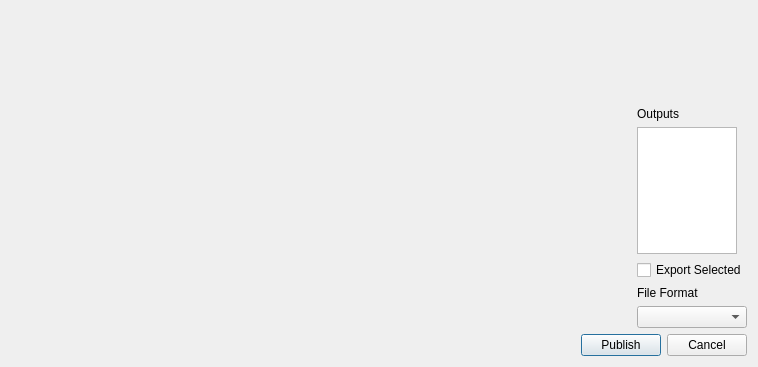
<?xml version="1.0" encoding="UTF-8"?>
<ui version="4.0">
 <class>export_Wizard</class>
 <widget class="QDialog" name="export_Wizard">
  <property name="geometry">
   <rect>
    <x>0</x>
    <y>0</y>
    <width>758</width>
    <height>367</height>
   </rect>
  </property>
  <property name="windowTitle">
   <string>Dialog</string>
  </property>
  <layout class="QVBoxLayout" name="verticalLayout_2">
   <item>
    <layout class="QHBoxLayout" name="main_layout">
     <property name="topMargin">
      <number>0</number>
     </property>
     <item>
      <widget class="AssetListView" name="asset_list" native="true">
       <property name="sizePolicy">
        <sizepolicy hsizetype="Fixed" vsizetype="Preferred">
         <horstretch>0</horstretch>
         <verstretch>0</verstretch>
        </sizepolicy>
       </property>
       <property name="minimumSize">
        <size>
         <width>230</width>
         <height>0</height>
        </size>
       </property>
      </widget>
     </item>
     <item>
      <layout class="QVBoxLayout" name="asset_details_pipeline_layout">
       <property name="leftMargin">
        <number>0</number>
       </property>
       <item>
        <widget class="AssetDetailsView" name="asset_details" native="true">
         <property name="sizePolicy">
          <sizepolicy hsizetype="Preferred" vsizetype="Fixed">
           <horstretch>0</horstretch>
           <verstretch>0</verstretch>
          </sizepolicy>
         </property>
         <property name="minimumSize">
          <size>
           <width>0</width>
           <height>90</height>
          </size>
         </property>
        </widget>
       </item>
       <item>
        <layout class="QHBoxLayout" name="pipeline_outputs_layout">
         <property name="topMargin">
          <number>0</number>
         </property>
         <property name="rightMargin">
          <number>0</number>
         </property>
         <item>
          <widget class="PipelineViewerView" name="pipeline_viewer" native="true">
           <property name="sizePolicy">
            <sizepolicy hsizetype="MinimumExpanding" vsizetype="Preferred">
             <horstretch>0</horstretch>
             <verstretch>0</verstretch>
            </sizepolicy>
           </property>
          </widget>
         </item>
         <item>
          <layout class="QVBoxLayout" name="verticalLayout">
           <property name="leftMargin">
            <number>0</number>
           </property>
           <item>
            <widget class="QLabel" name="outputs_label">
             <property name="text">
              <string>Outputs</string>
             </property>
            </widget>
           </item>
           <item>
            <widget class="QListWidget" name="outputs_list">
             <property name="sizePolicy">
              <sizepolicy hsizetype="Fixed" vsizetype="Expanding">
               <horstretch>0</horstretch>
               <verstretch>0</verstretch>
              </sizepolicy>
             </property>
             <property name="maximumSize">
              <size>
               <width>100</width>
               <height>16777215</height>
              </size>
             </property>
            </widget>
           </item>
           <item>
            <widget class="QCheckBox" name="export_selected_checkbox">
             <property name="text">
              <string>Export Selected</string>
             </property>
            </widget>
           </item>
           <item>
            <widget class="QLabel" name="file_format_label">
             <property name="text">
              <string>File Format</string>
             </property>
            </widget>
           </item>
           <item>
            <widget class="QComboBox" name="file_format_combobox"/>
           </item>
          </layout>
         </item>
        </layout>
       </item>
      </layout>
     </item>
    </layout>
   </item>
   <item>
    <layout class="QHBoxLayout" name="horizontalLayout_4">
     <property name="topMargin">
      <number>0</number>
     </property>
     <item>
      <spacer name="horizontalSpacer_2">
       <property name="orientation">
        <enum>Qt::Horizontal</enum>
       </property>
       <property name="sizeHint" stdset="0">
        <size>
         <width>40</width>
         <height>20</height>
        </size>
       </property>
      </spacer>
     </item>
     <item>
      <widget class="QPushButton" name="publish_button">
       <property name="text">
        <string>Publish</string>
       </property>
      </widget>
     </item>
     <item>
      <widget class="QPushButton" name="cancel_Button">
       <property name="text">
        <string>Cancel</string>
       </property>
      </widget>
     </item>
    </layout>
   </item>
  </layout>
 </widget>
 <customwidgets>
  <customwidget>
   <class>PipelineViewerView</class>
   <extends>QWidget</extends>
   <header>.PipelineViewerView.pipelineViewerView</header>
   <container>1</container>
  </customwidget>
  <customwidget>
   <class>AssetListView</class>
   <extends>QWidget</extends>
   <header>.AssetListView.assetListView</header>
   <container>1</container>
  </customwidget>
  <customwidget>
   <class>AssetDetailsView</class>
   <extends>QWidget</extends>
   <header>.AssetDetailsView.assetDetailsView</header>
   <container>1</container>
  </customwidget>
 </customwidgets>
 <resources/>
 <connections>
  <connection>
   <sender>cancel_Button</sender>
   <signal>clicked()</signal>
   <receiver>export_Wizard</receiver>
   <slot>reject()</slot>
   <hints>
    <hint type="sourcelabel">
     <x>527</x>
     <y>353</y>
    </hint>
    <hint type="destinationlabel">
     <x>287</x>
     <y>187</y>
    </hint>
   </hints>
  </connection>
 </connections>
</ui>
